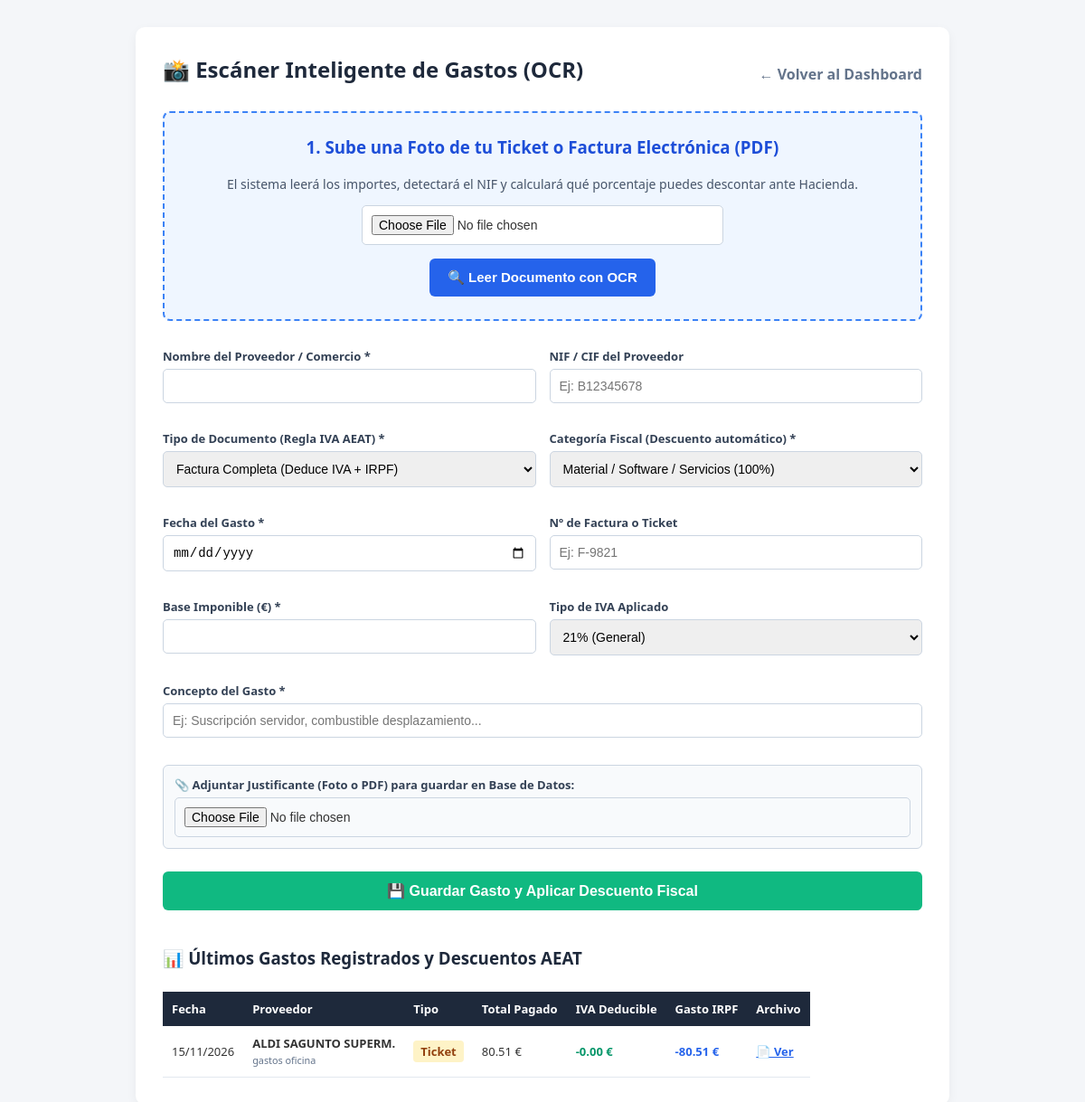
The app's page /gastos/nuevo/ (signed in), older data.
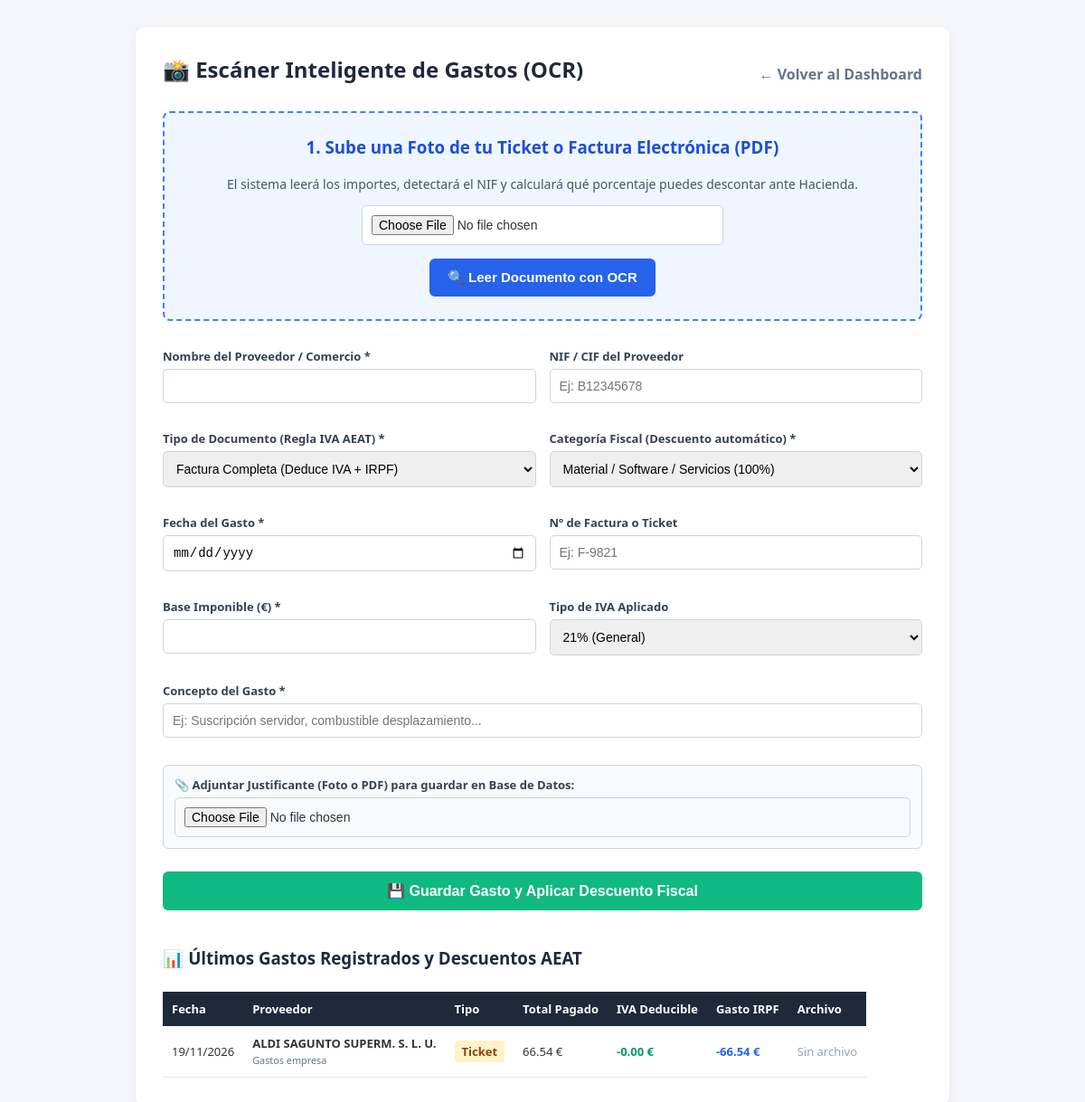
The same page, newer data.
### fiscalidad/models.py (models this page shows)
class GastoRecibido(models.Model):
    CATEGORIAS_HACIENDA = [
        ('ALM', 'Arrendamientos y cánones (Alquileres)'),
        ('CON', 'Conservación y reparación'),
        ('SPS', 'Servicios de profesionales independientes'),
        ('SUR', 'Suministros (Agua, Luz, Gas, Internet)'),
        ('TRA', 'Transportes y desplazamientos públicos'),
        ('PBL', 'Publicidad y relaciones públicas'),
        ('OEX', 'Otros gastos fiscalmente deducibles'),
    ]
    ESTADOS_PAGO = [('PENDIENTE', 'Por Pagar'), ('PAGADO', 'Pagada')]
    autonomo = models.ForeignKey(PerfilAutonomo, on_delete=models.CASCADE, related_name='gastos_recibidos')
    proveedor_nombre = models.CharField(max_length=150)
    proveedor_nif = models.CharField(max_length=15)
    numero_factura_recibida = models.CharField(max_length=50)
    fecha_gasto = models.DateField()
    categoria = models.CharField(max_length=3, choices=CATEGORIAS_HACIENDA, default='OEX')
    base_imponible = models.DecimalField(max_digits=12, decimal_places=2)
    porcentaje_iva = models.DecimalField(max_digits=4, decimal_places=2, default=Decimal('0.21'))
    estado_pago = models.CharField(max_length=10, choices=ESTADOS_PAGO, default='PENDIENTE')
    fecha_pago_real = models.DateField(null=True, blank=True)

### fiscalidad/views.py (the view, shortened to what this page needs)
# urls.py: path('gastos/nuevo/', views.registrar_gasto_ocr, name='registrar_gasto_ocr'),
@login_required
def registrar_gasto_ocr(request):
    perfil = get_object_or_404(PerfilAutonomo, user=request.user)
    datos_ocr = None
    mensaje_exito = None
    gastos_recientes = GastoRecibido.objects.filter(autonomo=perfil).order_by('-fecha_gasto', '-id')[:10]
    return render(request, 'fiscalidad/registrar_gasto.html', {
        'datos_ocr': datos_ocr,
        'gastos_recientes': gastos_recientes
    })

### fiscalidad/templates/fiscalidad/registrar_gasto.html (shortened to what the changed rows need)
{% load static %}
<!DOCTYPE html>
<html lang="es">
<head>
    <link rel="stylesheet" href="{% static 'CSS/mobile.css' %}">
</head>
<body>
    <div class="container">
        <div style="display: flex; justify-content: space-between; align-items: center; margin-bottom: 20px;">
            <h2 style="margin: 0; border: none;">📸 Escáner Inteligente de Gastos (OCR)</h2>
        </div>
        {% if gastos_recientes %}
            <table>
                <thead>
                    <tr>
                        <th>Fecha</th>
                        <th>Proveedor</th>
                        <th>Tipo</th>
                        <th>Total Pagado</th>
                        <th>IVA Deducible</th>
                        <th>Gasto IRPF</th>
                        <th>Archivo</th>
                    </tr>
                </thead>
                <tbody>
                    {% for g in gastos_recientes %}
                    <tr>
                        <td>{{ g.fecha_gasto|date:"d/m/Y" }}</td>
                        <td><strong>{{ g.proveedor_nombre }}</strong><br><small style="color:#64748b;">{{ g.concepto }}</small></td>
                        <td>
                            {% if g.tipo_documento == 'FACTURA' %}
                                <span class="badge-factura">Factura</span>
                            {% else %}
                                <span class="badge-ticket">Ticket</span>
                            {% endif %}
                        </td>
                        <td>{{ g.total_gasto }} €</td>
                        <td style="color: #059669; font-weight: bold;">-{{ g.iva_deducible }} €</td>
                        <td style="color: #2563eb; font-weight: bold;">-{{ g.gasto_deducible_irpf }} €</td>
                        <td>
                            {% if g.imagen_justificante %}
                                <a href="{{ g.imagen_justificante.url }}" target="_blank" style="color: #2563eb; font-weight: bold;">📄 Ver</a>
                            {% else %}
                                <span style="color: #94a3b8;">Sin archivo</span>
                            {% endif %}
                        </td>
                    </tr>
                    {% endfor %}
                </tbody>
            </table>
        {% endif %}
    </div>
</body>
</html>

Row changes from the older to the newer data that the page shows:
removed GastoRecibido: fecha_gasto "15/11/2026", proveedor_nombre "ALDI SAGUNTO SUPERM.", concepto "gastos oficina", tipo_documento "Ticket", total_gasto "80.51", iva_deducible "0.00", gasto_deducible_irpf "80.51"
added GastoRecibido: fecha_gasto "19/11/2026", proveedor_nombre "ALDI SAGUNTO SUPERM. S. L. U.", concepto "Gastos empresa", tipo_documento "Ticket", total_gasto "66.54", iva_deducible "0.00", gasto_deducible_irpf "66.54", imagen_justificante "Sin archivo"
